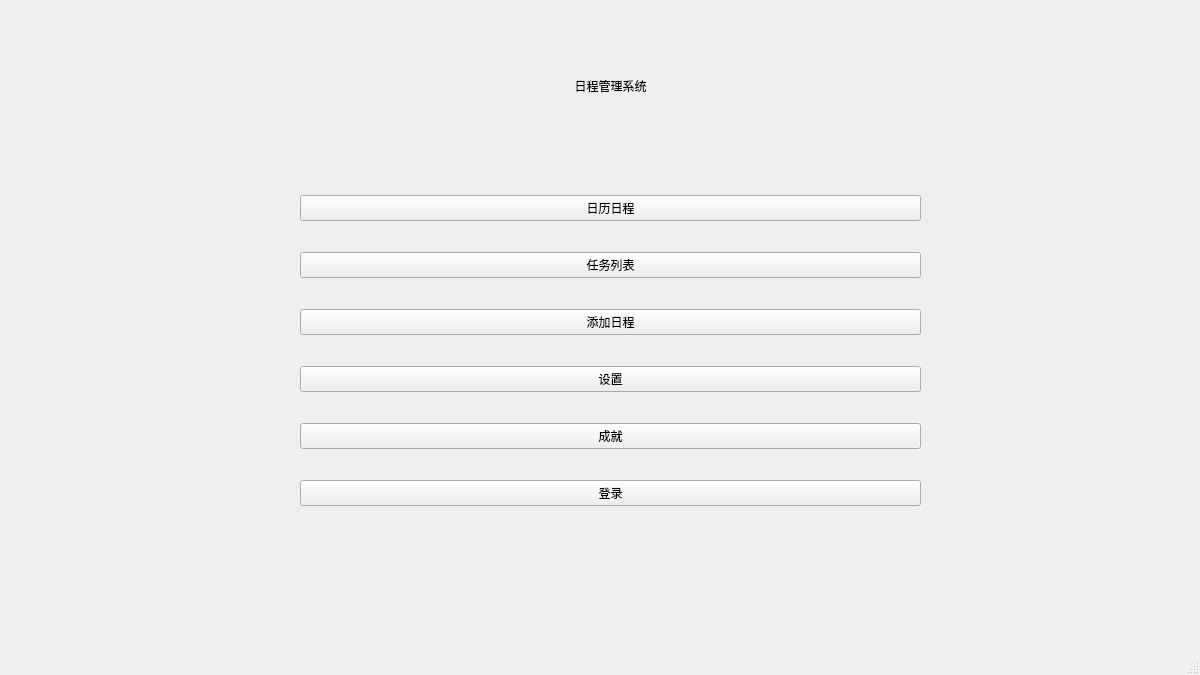
<?xml version="1.0" encoding="UTF-8"?>
<ui version="4.0">
 <class>MainWindow</class>
 <widget class="QMainWindow" name="MainWindow">
  <property name="geometry">
   <rect>
    <x>0</x>
    <y>0</y>
    <width>1200</width>
    <height>675</height>
   </rect>
  </property>
  <property name="windowTitle">
   <string>日程管理系统</string>
  </property>
  <widget class="QWidget" name="centralwidget">
   <widget class="QWidget" name="verticalLayoutWidget">
    <property name="geometry">
     <rect>
      <x>300</x>
      <y>170</y>
      <width>621</width>
      <height>361</height>
     </rect>
    </property>
    <layout class="QVBoxLayout" name="verticalLayout">
     <item>
      <widget class="QPushButton" name="calendar">
       <property name="text">
        <string>日历日程</string>
       </property>
      </widget>
     </item>
     <item>
      <widget class="QPushButton" name="tasklist">
       <property name="text">
        <string>任务列表</string>
       </property>
      </widget>
     </item>
     <item>
      <widget class="QPushButton" name="eventeditor">
       <property name="text">
        <string>添加日程</string>
       </property>
      </widget>
     </item>
     <item>
      <widget class="QPushButton" name="settings">
       <property name="text">
        <string>设置</string>
       </property>
      </widget>
     </item>
     <item>
      <widget class="QPushButton" name="achievements">
       <property name="text">
        <string>成就</string>
       </property>
      </widget>
     </item>
     <item>
      <widget class="QPushButton" name="login_btn">
       <property name="text">
        <string>登录</string>
       </property>
      </widget>
     </item>
    </layout>
   </widget>
   <widget class="QLabel" name="title">
    <property name="geometry">
     <rect>
      <x>300</x>
      <y>40</y>
      <width>621</width>
      <height>91</height>
     </rect>
    </property>
    <property name="text">
     <string>日程管理系统</string>
    </property>
    <property name="alignment">
     <set>Qt::AlignmentFlag::AlignCenter</set>
    </property>
   </widget>
  </widget>
  <widget class="QMenuBar" name="menubar">
   <property name="geometry">
    <rect>
     <x>0</x>
     <y>0</y>
     <width>1200</width>
     <height>25</height>
    </rect>
   </property>
  </widget>
  <widget class="QStatusBar" name="statusbar"/>
 </widget>
 <resources/>
 <connections/>
</ui>
